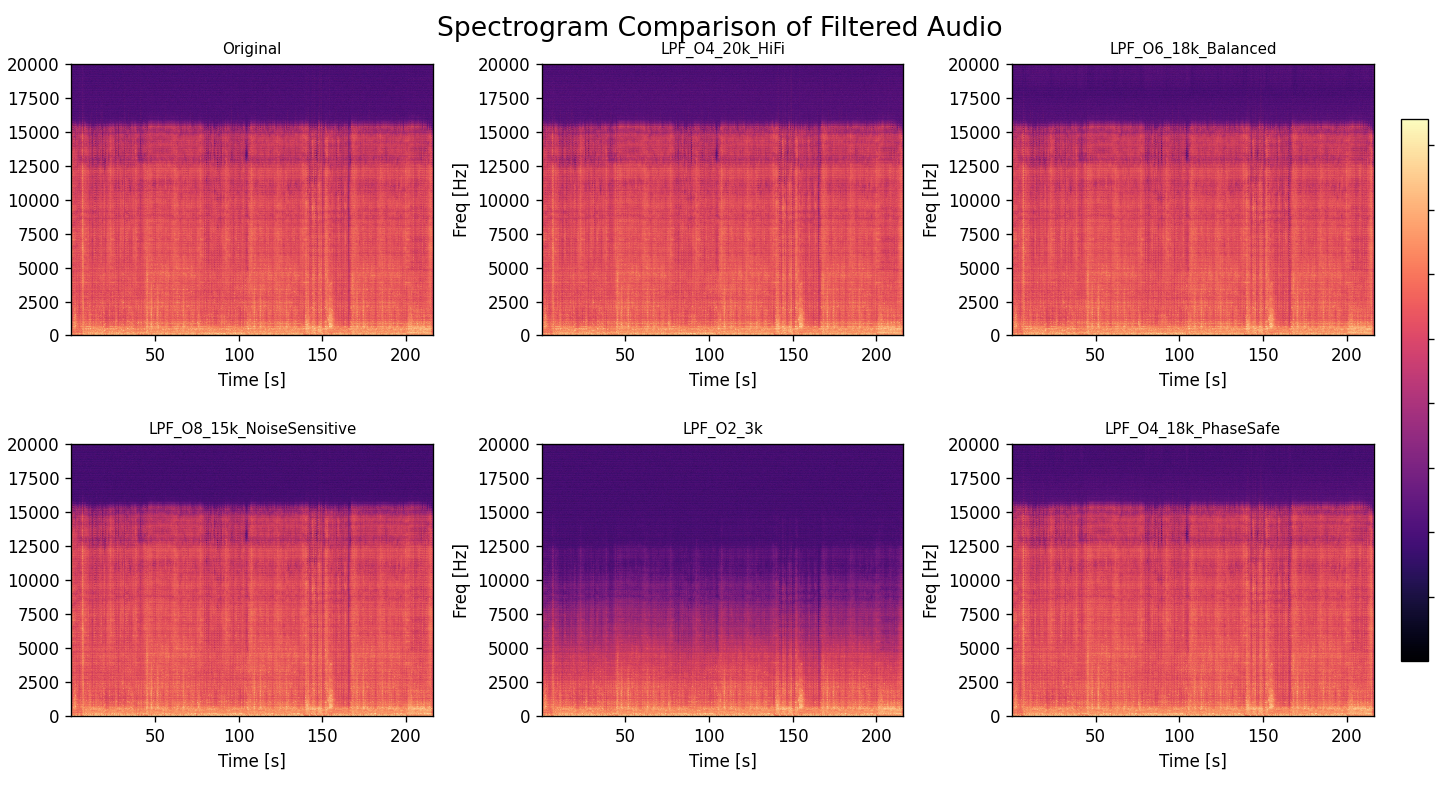

Generate this figure with Python:
import os
import numpy as np
import matplotlib.pyplot as plt
from scipy.io import wavfile
from scipy.signal import spectrogram

file_paths = [
    r"C:\Users\tv365\Desktop\newjeans\newjeans_festival.wav",  
    r"C:\Users\tv365\Desktop\newjeans\newjeans_festival_LPF_Order4_20kHz_HiFi.wav",
    r"C:\Users\tv365\Desktop\newjeans\newjeans_festival_LPF_Order6_18kHz_Balanced.wav",
    r"C:\Users\tv365\Desktop\newjeans\newjeans_festival_LPF_Order8_15kHz_NoiseSensitive.wav",
    r"C:\Users\tv365\Desktop\newjeans\newjeans_festival_LPF_Order2_3kHz.wav",
    r"C:\Users\tv365\Desktop\newjeans\newjeans_festival_LPF_Order4_18kHz_PhaseSafe.wav"
]


num_files = len(file_paths)
ncols = 3
nrows = int(np.ceil(num_files / ncols))
fig, axes = plt.subplots(nrows=nrows, ncols=ncols, figsize=(18, nrows * 3), dpi=120)
axes = axes.flatten()

for i, path in enumerate(file_paths):
    sample_rate, data = wavfile.read(path)
    if data.ndim > 1:
        data = data[:, 0]

    f, t, Sxx = spectrogram(data, fs=sample_rate, nperseg=1024, noverlap=512)
    Sxx_dB = 10 * np.log10(Sxx + 1e-10)

    ax = axes[i]
    im = ax.pcolormesh(t, f, Sxx_dB, shading='gouraud', cmap='magma')
    
    filename = os.path.basename(path).replace("newjeans_festival_", "").replace(".wav", "")
    if filename == "newjeans_festival":
        filename = "Original"
    else:
        filename = filename.replace("Order", "O").replace("cutoff", "C").replace("kHz", "k")

    ax.set_title(filename, fontsize=9)
    ax.set_ylabel('Freq [Hz]')
    ax.set_xlabel('Time [s]')
    ax.set_ylim(0, 20000)

for j in range(i+1, len(axes)):
    fig.delaxes(axes[j])

plt.tight_layout()
plt.subplots_adjust(top=0.92, wspace=0.3, hspace=0.4)
plt.suptitle("Spectrogram Comparison of Filtered Audio", fontsize=16)

fig.colorbar(im, ax=axes.tolist(), orientation='vertical', fraction=0.02, pad=0.02)

plt.show()
